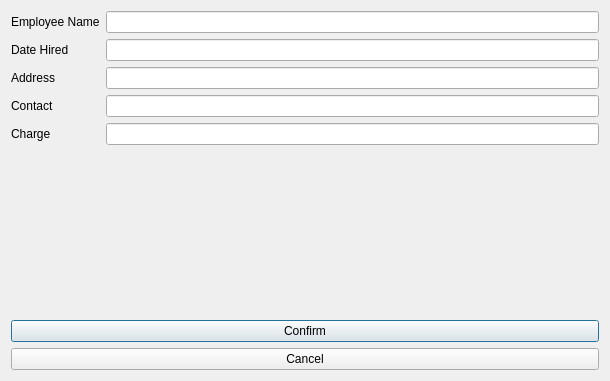
<?xml version="1.0" encoding="UTF-8"?>
<ui version="4.0">
 <class>UpdateEmployeeDialog</class>
 <widget class="QDialog" name="UpdateEmployeeDialog">
  <property name="geometry">
   <rect>
    <x>0</x>
    <y>0</y>
    <width>610</width>
    <height>381</height>
   </rect>
  </property>
  <property name="windowTitle">
   <string>Dialog</string>
  </property>
  <layout class="QVBoxLayout" name="verticalLayout">
   <item>
    <layout class="QFormLayout" name="formLayout">
     <item row="0" column="0">
      <widget class="QLabel" name="employeeName">
       <property name="text">
        <string>Employee Name</string>
       </property>
      </widget>
     </item>
     <item row="0" column="1">
      <widget class="QLineEdit" name="employeeNameInput"/>
     </item>
     <item row="1" column="0">
      <widget class="QLabel" name="dateHired">
       <property name="text">
        <string>Date Hired</string>
       </property>
      </widget>
     </item>
     <item row="1" column="1">
      <widget class="QLineEdit" name="dateHiredInput"/>
     </item>
     <item row="2" column="0">
      <widget class="QLabel" name="address">
       <property name="text">
        <string>Address</string>
       </property>
      </widget>
     </item>
     <item row="2" column="1">
      <widget class="QLineEdit" name="addressInput"/>
     </item>
     <item row="3" column="0">
      <widget class="QLabel" name="contact">
       <property name="text">
        <string>Contact</string>
       </property>
      </widget>
     </item>
     <item row="3" column="1">
      <widget class="QLineEdit" name="contactInput"/>
     </item>
     <item row="4" column="0">
      <widget class="QLabel" name="charge">
       <property name="text">
        <string>Charge</string>
       </property>
      </widget>
     </item>
     <item row="4" column="1">
      <widget class="QLineEdit" name="chargeInput"/>
     </item>
    </layout>
   </item>
   <item>
    <spacer name="verticalSpacer">
     <property name="orientation">
      <enum>Qt::Vertical</enum>
     </property>
     <property name="sizeHint" stdset="0">
      <size>
       <width>20</width>
       <height>40</height>
      </size>
     </property>
    </spacer>
   </item>
   <item>
    <widget class="QPushButton" name="confirmButton">
     <property name="text">
      <string>Confirm</string>
     </property>
    </widget>
   </item>
   <item>
    <widget class="QPushButton" name="cancelButton">
     <property name="text">
      <string>Cancel</string>
     </property>
    </widget>
   </item>
  </layout>
 </widget>
 <resources/>
 <connections/>
</ui>
